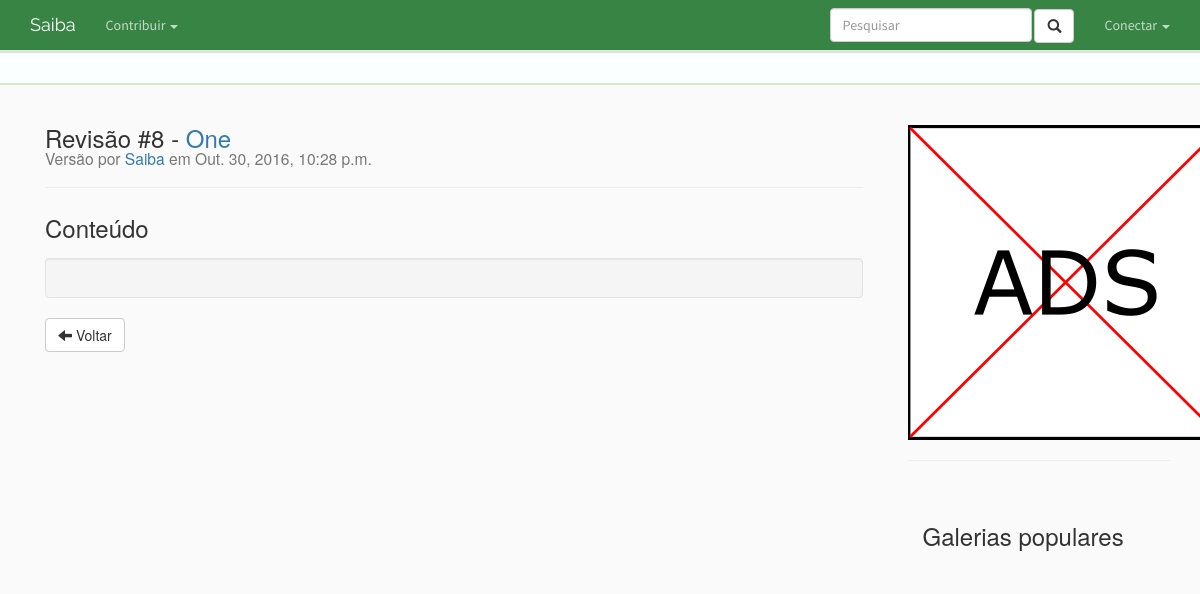
Page /entrada/one/revisoes/8 on the committed database.
### entry/models.py (models this page shows, shortened)
class Revision(models.Model):
    author = models.ForeignKey(User, default=1)
    entry = models.ForeignKey(Entry, on_delete=models.CASCADE, related_name="revisions")
    content = models.TextField(max_length=2500)
    date = models.DateTimeField(auto_now_add=True, blank=True)
    hidden = models.BooleanField(default=False)

class Entry(models.Model):
    author                  = models.ForeignKey(User, default=1)
    title                   = models.CharField(max_length=250)
    slug                    = models.SlugField(max_length=250, default="", blank=True, unique=True)
    status                  = models.ForeignKey(Status, default=1)
    category                = models.ForeignKey(Category, default=1)
    type                    = models.CharField(max_length=100, blank=True)
    date_origin             = models.CharField(max_length=100, blank=True)
    origin                  = models.CharField(max_length=100)
    icon                    = models.ImageField(upload_to='icon/', blank=True)
    icon_url                = models.URLField(blank=True)
    hidden                  = models.BooleanField(default=False)
    images_locked           = models.BooleanField(default=False)
    videos_locked           = models.BooleanField(default=False)
    comments_locked         = models.BooleanField(default=False)
    tags                    = models.ManyToManyField('home.Tag', blank=True)
    trending_points         = models.IntegerField(default=0)
    editorship              = models.ManyToManyField('profile.Profile', blank=True)
    view                    = GenericRelation('feedback.View')
    class Meta:
        verbose_name_plural = "entries"

### entry/views.py (the view)
# urls.py: url(r'^(?P<entry_slug>[\w-]+)/revisoes/(?P<revision_id>[0-9]+)', views.revision, name='revision'),
def revision(request, entry_slug, revision_id):
    revision = get_object_or_404(Revision, hidden=False, pk=revision_id)
    previous_revision = Revision.objects.filter(entry=revision.entry.pk, hidden=False, pk__lt=revision_id).order_by('-id').first()
    revision_text = revision.content
    previous_revision_text = ""
    if previous_revision:
        previous_revision_text = previous_revision.content
    html_result = ghdiff.diff(previous_revision_text, revision_text)
    return render(request, escape('entry/revision.html'), { 'revision': revision, 'html': html_result })

### entry/templates/entry/revision.html (shortened to what this page needs)
﻿{% extends 'home/base.html' %}
{% block body %}
    <div class="col-md-12">
        <div class="h3">
            Revisão #{{ revision.id }} - <a href="{% url 'entry:detail' revision.entry.slug %}">{{ revision.entry.title }}</a>
            <br/>
            <small>Versão por <a href="#">{{ revision.author.username }}</a> em {{ revision.date }}</small>
        </div>
        <hr />
        <h2>Conteúdo</h2>
        <div class="well">
        </div>
        <a href="{% url 'entry:history' revision.entry.slug %}" class="btn btn-default" role="button">
            <span class="glyphicon glyphicon-arrow-left" aria-hidden="true"></span>
            Voltar
        </a>
    </div>
{% endblock %}

### home/static/home/style.css (style rules this page uses)
h2 { font-size: 24px; line-height: 40px; }

### rows in the picture
Revision: id "8", entry "One", author.username "Saiba", date "Out. 30, 2016, 10:28 p.m."
